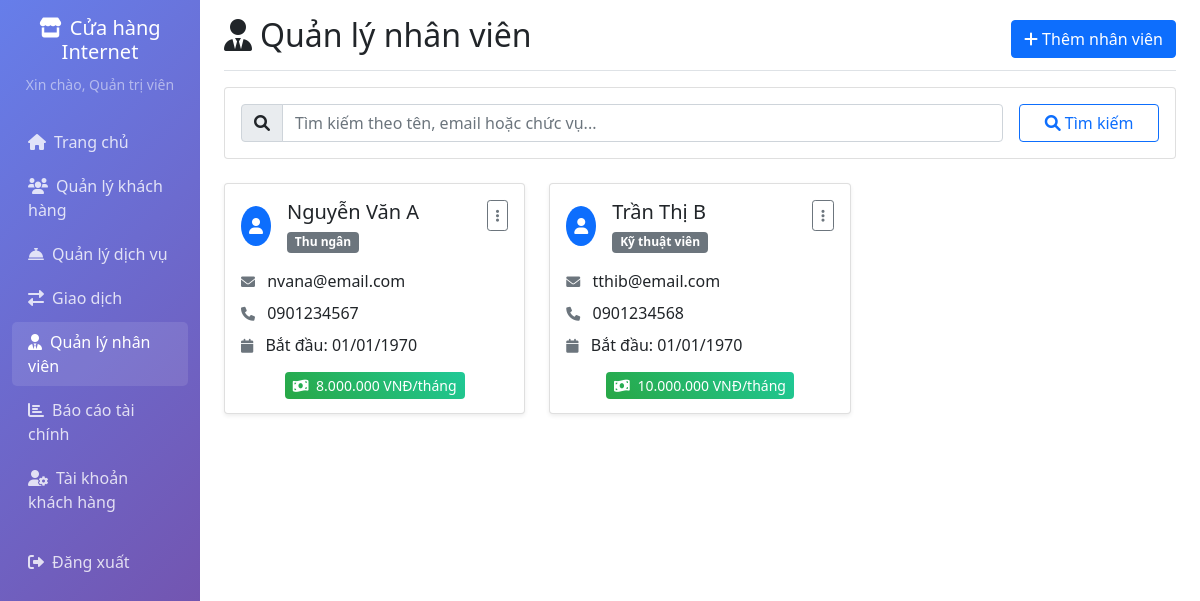
Page /staff.php (signed in) on the committed database.
### tables this page shows
CREATE TABLE nhan_vien (
    id INT AUTO_INCREMENT PRIMARY KEY,
    ten_nhan_vien VARCHAR(100) NOT NULL,
    email VARCHAR(100) UNIQUE,
    so_dien_thoai VARCHAR(15),
    chuc_vu VARCHAR(50),
    luong DECIMAL(10,2),
    ngay_bat_dau DATE,
    trang_thai ENUM('active', 'inactive') DEFAULT 'active'
);

### html/config.php (called while the page is built, shortened)
<?php
function formatCurrency($amount) {
    return number_format($amount, 0, ',', '.') . ' VNĐ';
}
?>

### html/staff.php (the view, shortened to what this page needs)
<?php
require_once 'config.php';
$search = isset($_GET['search']) ? sanitize_input($_GET['search']) : '';
$where_clause = "WHERE trang_thai = 'active'";
$params = [];
try {
    $stmt = $db->prepare("SELECT * FROM nhan_vien $where_clause ORDER BY ten_nhan_vien");
    $stmt->execute($params);
    $staff = $stmt->fetchAll();
} catch(PDOException $e) {
    $error = "Lỗi truy vấn: " . $e->getMessage();
    $staff = [];
}
?>
<!DOCTYPE html>
<html lang="vi">
<head>
    <link href="https://cdnjs.cloudflare.com/ajax/libs/bootstrap/5.1.3/css/bootstrap.min.css" rel="stylesheet">
    <link href="https://cdnjs.cloudflare.com/ajax/libs/font-awesome/6.0.0/css/all.min.css" rel="stylesheet">
</head>
<body>
    <div class="container-fluid">
        <div class="row">
            <nav class="col-md-3 col-lg-2 d-md-block sidebar collapse">
                <div class="position-sticky pt-3">
                    <div class="text-center mb-4">
                        <h5 class="text-white"><i class="fas fa-store me-2"></i>Cửa hàng Internet</h5>
                        <small class="text-white-50">Xin chào, <?php echo $_SESSION['full_name']; ?></small>
                    </div>
                    <ul class="nav flex-column">
                        <li class="nav-item">
                            <a class="nav-link" href="dashboard.php">
                                <i class="fas fa-home me-2"></i>Trang chủ
                            </a>
                        </li>
                        <li class="nav-item">
                            <a class="nav-link" href="customers.php">
                                <i class="fas fa-users me-2"></i>Quản lý khách hàng
                            </a>
                        </li>
                        <li class="nav-item">
                            <a class="nav-link" href="services.php">
                                <i class="fas fa-concierge-bell me-2"></i>Quản lý dịch vụ
                            </a>
                        </li>
                        <li class="nav-item">
                            <a class="nav-link" href="transactions.php">
                                <i class="fas fa-exchange-alt me-2"></i>Giao dịch
                            </a>
                        </li>
                        <li class="nav-item">
                            <a class="nav-link active" href="staff.php">
                                <i class="fas fa-user-tie me-2"></i>Quản lý nhân viên
                            </a>
                        </li>
                        <li class="nav-item">
                            <a class="nav-link" href="reports.php">
                                <i class="fas fa-chart-bar me-2"></i>Báo cáo tài chính
                            </a>
                        </li>
                        <li class="nav-item">
                            <a class="nav-link" href="accounts.php">
                                <i class="fas fa-user-cog me-2"></i>Tài khoản khách hàng
                            </a>
                        </li>
                        <li class="nav-item mt-3">
                            <a class="nav-link" href="logout.php">
                                <i class="fas fa-sign-out-alt me-2"></i>Đăng xuất
                            </a>
                        </li>
                    </ul>
                </div>
            </nav>
            <main class="col-md-9 ms-sm-auto col-lg-10 px-md-4">
                <div class="d-flex justify-content-between flex-wrap flex-md-nowrap align-items-center pt-3 pb-2 mb-3 border-bottom">
                    <h1 class="h2"><i class="fas fa-user-tie me-2"></i>Quản lý nhân viên</h1>
                    <div class="btn-toolbar mb-2 mb-md-0">
                        <button type="button" class="btn btn-primary" data-bs-toggle="modal" data-bs-target="#staffModal" onclick="resetForm()">
                            <i class="fas fa-plus me-1"></i>Thêm nhân viên
                        </button>
                    </div>
                </div>
                <div class="card mb-4">
                    <div class="card-body">
                        <form method="GET" class="row g-3">
                            <div class="col-md-10">
                                <div class="input-group">
                                    <span class="input-group-text"><i class="fas fa-search"></i></span>
                                    <input type="text" class="form-control" name="search" placeholder="Tìm kiếm theo tên, email hoặc chức vụ..." value="<?php echo htmlspecialchars($search); ?>">
                                </div>
                            </div>
                            <div class="col-md-2">
                                <button type="submit" class="btn btn-outline-primary w-100">
                                    <i class="fas fa-search me-1"></i>Tìm kiếm
                                </button>
                            </div>
                        </form>
                    </div>
                </div>
                <div class="row">
                    <?php if (empty($staff)): ?>
                        <div class="col-12">
                            <div class="card">
                                <div class="card-body text-center py-5">
                                    <i class="fas fa-user-tie fa-3x text-muted mb-3"></i>
                                    <p class="text-muted">Không tìm thấy nhân viên nào</p>
                                    <?php if (!empty($search)): ?>
                                        <a href="staff.php" class="btn btn-outline-primary">Xem tất cả</a>
                                    <?php endif; ?>
                                </div>
                            </div>
                        </div>
                    <?php else: ?>
                        <?php foreach ($staff as $employee): ?>
                        <div class="col-lg-4 col-md-6 mb-4">
                            <div class="card h-100 shadow-sm">
                                <div class="card-body">
                                    <div class="d-flex justify-content-between align-items-start mb-3">
                                        <div class="d-flex align-items-center">
                                            <div class="bg-primary rounded-circle p-2 me-3">
                                                <i class="fas fa-user text-white"></i>
                                            </div>
                                            <div>
                                                <h5 class="card-title mb-1"><?php echo htmlspecialchars($employee['ten_nhan_vien']); ?></h5>
                                                <span class="badge bg-secondary"><?php echo htmlspecialchars($employee['chuc_vu']); ?></span>
                                            </div>
                                        </div>
                                        <div class="dropdown">
                                            <button class="btn btn-sm btn-outline-secondary" type="button" data-bs-toggle="dropdown">
                                                <i class="fas fa-ellipsis-v"></i>
                                            </button>
                                        </div>
                                    </div>
                                    <div class="mb-2">
                                        <small class="text-muted"><i class="fas fa-envelope me-2"></i></small>
                                        <span><?php echo htmlspecialchars($employee['email']); ?></span>
                                    </div>
                                    <div class="mb-2">
                                        <small class="text-muted"><i class="fas fa-phone me-2"></i></small>
                                        <span><?php echo htmlspecialchars($employee['so_dien_thoai']); ?></span>
                                    </div>
                                    <div class="mb-3">
                                        <small class="text-muted"><i class="fas fa-calendar me-2"></i></small>
                                        <span>Bắt đầu: <?php echo date('d/m/Y', strtotime($employee['ngay_bat_dau'])); ?></span>
                                    </div>
                                    <div class="text-center">
                                        <span class="salary-badge">
                                            <i class="fas fa-money-bill-wave me-1"></i>
                                            <?php echo formatCurrency($employee['luong']); ?>/tháng
                                        </span>
                                    </div>
                                </div>
                            </div>
                        </div>
                        <?php endforeach; ?>
                    <?php endif; ?>
                </div>
            </main>
        </div>
    </div>
</body>
</html>

### html/staff.php (style rules this page uses)
.sidebar { min-height: 100vh; background: linear-gradient(135deg, #667eea 0%, #764ba2 100%); }
.sidebar .nav-link { color: rgba(255,255,255,0.8); border-radius: 5px; margin: 2px 0; }
.sidebar .nav-link:hover, .sidebar .nav-link.active { background: rgba(255,255,255,0.1); color: white; }
.salary-badge { background: linear-gradient(45deg, #28a745, #20c997); color: white; padding: 0.25rem 0.5rem; border-radius: 0.25rem; font-size: 0.875rem; }

### rows in the picture
nhan_vien: ten_nhan_vien "Nguyễn Văn A", chuc_vu "Thu ngân", email "nvana@email.com", so_dien_thoai "0901234567", ngay_bat_dau "01/01/1970", luong "8.000.000 VNĐ"
nhan_vien: ten_nhan_vien "Trần Thị B", chuc_vu "Kỹ thuật viên", email "tthib@email.com", so_dien_thoai "0901234568", ngay_bat_dau "01/01/1970", luong "10.000.000 VNĐ"

### other values in the picture
$_SESSION['full_name'] "Quản trị viên"
